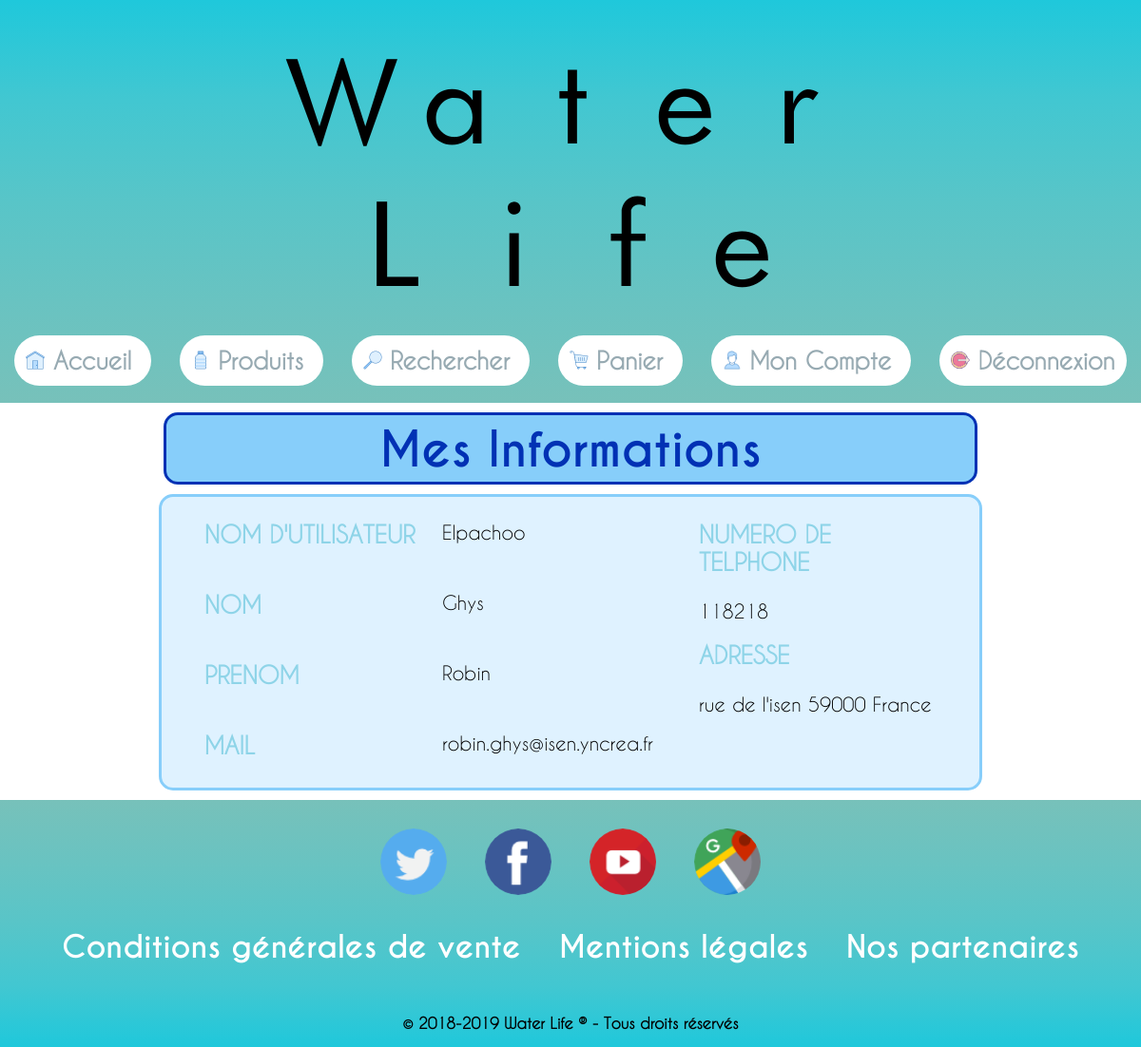
Page /index.php?page=monCompte (signed in) on the committed database.
### tables this page shows
CREATE TABLE IF NOT EXISTS `user` (
  `Id` int(11) NOT NULL AUTO_INCREMENT,
  `Nom` varchar(535) NOT NULL,
  `Prenom` varchar(535) NOT NULL,
  `Login` varchar(535) NOT NULL,
  `Password` varchar(535) NOT NULL,
  `Mail` varchar(535) NOT NULL,
  `PhoneNumber` bigint(20) NOT NULL,
  `Adresse` varchar(535) NOT NULL,
  `CodePostal` int(11) NOT NULL,
  `Pays` varchar(535) NOT NULL,
  PRIMARY KEY (`Id`)
);

### view/monCompte.php (the view, shortened to what this page needs)
<!DOCTYPE html>
<html>
	<head>
	    <link rel="stylesheet" href="css/monCompte.css">
	</head>
	<body class="bodymonCompte">
		<?php
		$req = $bdd->prepare('SELECT * FROM user WHERE Id = ?');
		$req -> execute(array($_SESSION['id_user']));
		while($donnees=$req->fetch())
            {
		?>
		<div class="Titre">
			<h1 class="h1"> Mes Informations </h1>
		</div>
		<div class="conteneur">
			<div class="infosGauche">
				<div class="bloc">
					<h3 class=titrePseudo> NOM D'UTILISATEUR </h3>
					<span class=span> <?php echo $donnees['Login'];?> </span>
				</div>
				<div class="bloc">
					<h3 class=titreNom> NOM </h3>
					<span class=span> <?php echo $donnees['Nom'];?> </span>
				</div>
				<div class="bloc">
					<h3 class=titrePrenom> PRENOM </h3>
					<span class=span> <?php echo $donnees['Prenom'];?> </span>
				</div>
				<div class="bloc">
					<h3 class=titreMail> MAIL </h3>
					<span class=span> <?php echo $donnees['Mail'];?> </span>
				</div>
			</div>
			<div class="infoDroite">
				<div class="bloc2">
					<h3 class=titrePhone> NUMERO DE TELPHONE </h3>
					<span class=span> <?php echo $donnees['PhoneNumber'];?> </span>
				</div>
				<div class="bloc2">
					<h3 class=titreAdresse> ADRESSE </h3>
					<span class=span>
					 <?php echo $donnees['Adresse'];?>
					  <?php echo $donnees['CodePostal'];?> <?php echo $donnees['Pays'];?>
					</span>
				</div>
			</div>
		</div>
        <?php
            }
        ?>
	</body>
</html>

### css/header.css (style rules this page uses)
body { margin: 0; }

### css/home.css (style rules this page uses)
body, .pub { margin: 0; }

### css/monCompte.css (style rules this page uses)
.bodymonCompte { font-family: "CaviarDreams"; margin:0; }
.Titre { color: rgb(1, 49, 180); height: 70px; width: 850px; background-color: rgb(135,206,250); border-radius: 15px; margin-left: auto; margin-right: auto; margin-top: 10px; margin-bottom: 10px; }
.h1 { font-family: 'CaviarDreams_Bold'; font-size: 50px; text-align: center; margin: 0px; padding-top: 5px; padding-bottom: 5px; }
.conteneur { display: flex; justify-content: center; background-color: rgb(223,242,255); width: 850px; margin-right: auto; margin-left: auto; border-radius: 15px; margin-bottom: 10px; padding: 5px; border: 3px solid; border-color: rgb(135,206,250); }
.infoDroite { margin-left: 70px; }
.bloc { display: flex; }
h3 { margin-top: 20px; width: 250px; font-size: 25px; color: rgb(142, 212, 232); }
.span { margin-top: 20px; font-size: 20px; width: 200px; }
.Titre { border: 3px solid; }

### rows in the picture
user: Login "Elpachoo", Nom "Ghys", Prenom "Robin", Mail "robin.ghys@isen.yncrea.fr", PhoneNumber "118218", Adresse "rue de l'isen", CodePostal "59000", Pays "France"
